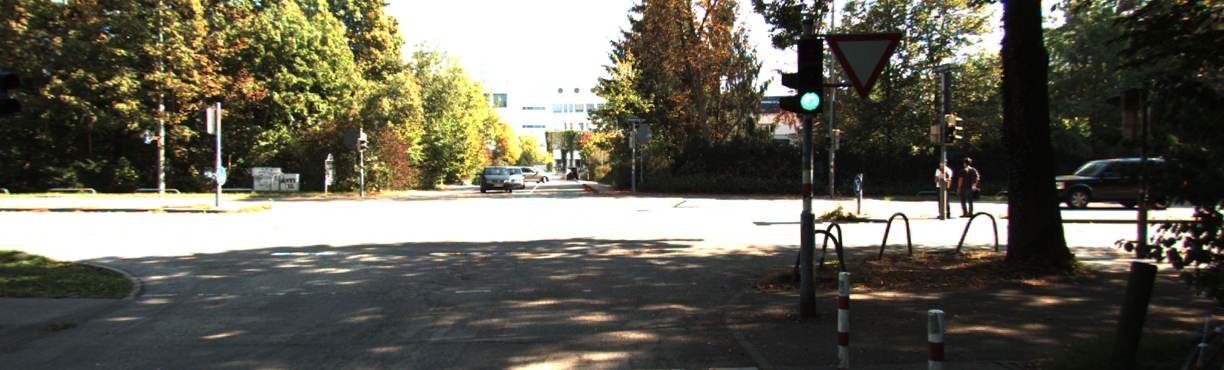
#> input picture Project 2/Q1/adaptive_hist_data/0000000000.png, 1224 x 370 px; its folder holds only this picture in this run
$ python Prob1try.py
#> lines starting #> are read from the running program, lines starting #| are printed output that depends on the picture
#!/usr/bin/env python3
# -*- coding: utf-8 -*-
"""
Created on Thu Mar 10 09:04:03 2022

@author: pulkit
"""


import cv2
import numpy as np
import imutils
import glob
from matplotlib import pyplot as plt
from PIL import Image

images = [cv2.imread(file) for file in glob.glob("adaptive_hist_data/*.png")]
#> images = 1 item

img = images[0]
#> img is the input picture: shape (370, 1224, 3); mean B, G, R 83.7, 96.9, 98.8

IMG_H = img.shape[0]
#> IMG_H = 370
IMG_W = img.shape[1]
#> IMG_W = 1224

# hist = cv2.calcHist([img],[2],None,[256],[0,256])

# color = ('b','g','r')
# # for i,col in enumerate(color):
# #     histr = cv2.calcHist([img],[i],None,[256],[0,256])
# #     plt.plot(histr,color = col)
# #     plt.xlim([0,256])
# # plt.show()

hsv = cv2.cvtColor(img,cv2.COLOR_BGR2HSV)
#> hsv: shape (370, 1224, 3); mean H, S, V 44.8, 71.3, 104.9
v = hsv[:,:,2]
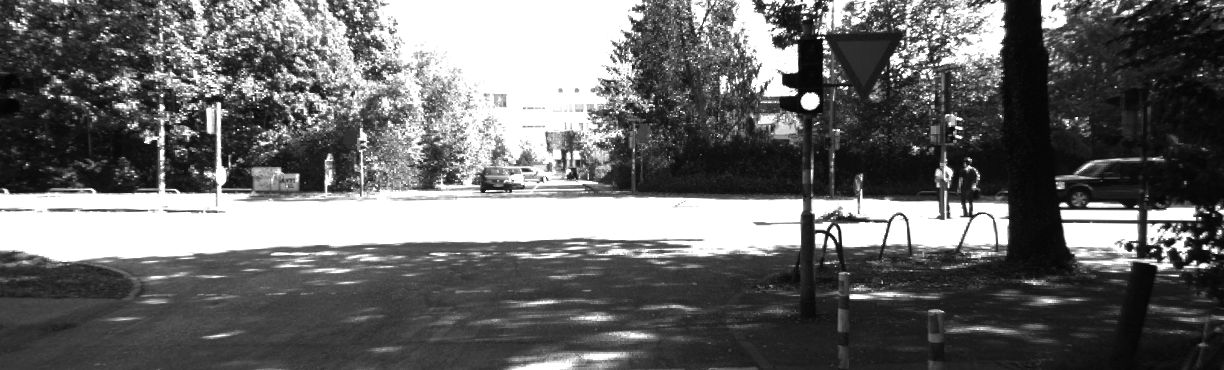
#> v: shape (370, 1224); min 3, max 255, mean 104.9


# # -----------------------------------
# # HISTOGRAM EQUALIZATION

# # SIMPLE
# # v_eq = cv2.equalizeHist(v)

# # ADAPTIVE
clahe = cv2.createCLAHE(clipLimit = 2.0, tileGridSize = (8,8))
v_eq = clahe.apply(v)
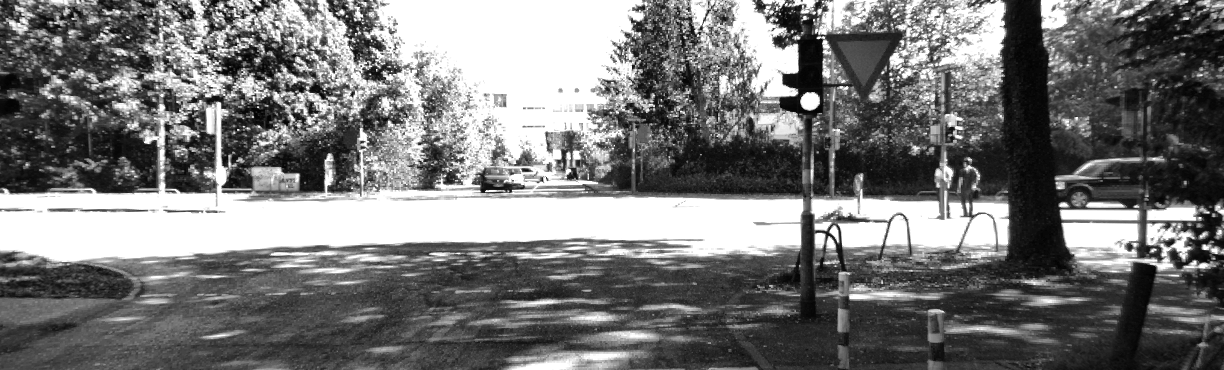
#> v_eq: shape (370, 1224); min 2, max 255, mean 119
# # ------------------------------------

# v_eq = v
# x, y = np.where(v > 230)
# for i in range(len(x)):
#     v_eq[x[i]][y[i]] = 180

# xn, yn = np.where(v < 30)
# for i in range(len(xn)):
#     v_eq[xn[i]][yn[i]] = 100


# # ------------------------------------
# # GETTING BGR FROM HSV
# hsv[:,:,2] = v_eq
# img_back = cv2.cvtColor(hsv, cv2.COLOR_HSV2BGR)
# # ------------------------------------
# # ------------------------------------
# # PLOTTING HISTOGRAM
# # plt.hist(v_eq.ravel(),256,[0,256])
# # plt.figure()
# # plt.hist(v.ravel(),256,[0,256])
# # plt.show()
# # ------------------------------------


conv = cv2.cvtColor(img,cv2.COLOR_BGR2HSV)

def make_histogram(img):
    """ Take an image and create a histogram from it's luma values """
    y_vals = img[:,:,2].flatten()
    histogram = np.zeros(256, dtype=int)
    for y_index in range(y_vals.size):
        histogram[y_vals[y_index]] += 1
    return histogram

def make_cumsum(histogram):
    """ Create an array that represents the cumulative sum of the histogram """
    cumsum = np.zeros(256, dtype=int)
    cumsum[0] = histogram[0]
    for i in range(1, histogram.size):
        cumsum[i] = cumsum[i-1] + histogram[i]
    return cumsum


def make_mapping(histogram, cumsum, h, w):
    """ Create a mapping s.t. each old luma value is mapped to a new
        one between 0 and 255. Mapping is created using:
         - M(i) = max(0, round((levels*cumsum(i))/(h*w))-1)
        where luma_levels is the number of levels in the image """
    mapping = np.zeros(256, dtype=int)
    levels = 256
    for i in range(histogram.size):
        mapping[i] = max(0, round((levels*cumsum[i])/(h*w))-1)
    return mapping


def apply_mapping(img, mapping):
    """ Apply the mapping to our image """
    new_image = img.copy()
    new_image[:,:,2] = list(map(lambda a : mapping[a], img[:,:,2]))
    return new_image

def adjust_gamma(image, gamma=1.0):
	# build a lookup table mapping the pixel values [0, 255] to
	# their adjusted gamma values
	invGamma = 1.0 / gamma
	table = np.array([((i / 255.0) ** invGamma) * 255
		for i in np.arange(0, 256)]).astype("uint8")
	# apply gamma correction using the lookup table
	return cv2.LUT(image, table)


gimg = adjust_gamma(img, gamma=1.4)
#> in adjust_gamma, `return cv2.LUT(image, table)`:
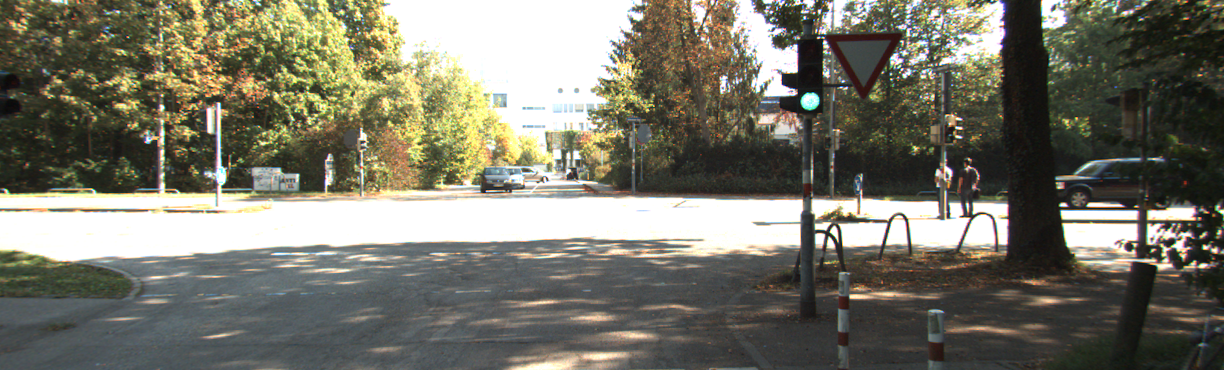
#> returned value: shape (370, 1224, 3); mean of channels 0, 1, 2 104.1, 117.5, 118.8; drawn as B, G, R

hist = make_histogram(conv)
#> after the loop in make_histogram, `for y_index in range(y_vals.size):`: histogram = 256 values, max 84250 at index 255, min 0 at index 0, mean 1769.1
#> hist has the same summary as histogram in make_histogram
cumsum = make_cumsum(hist)
#> after the loop in make_cumsum, `for i in range(1, histogram.size):`: cumsum = 256 values from 0 to 452880
#> cumsum = 256 values from 0 to 452880
mapping = make_mapping(hist, cumsum, IMG_H, IMG_W)
#> after the loop in make_mapping, `for i in range(histogram.size):`: mapping = 256 values from 0 to 255
#> mapping = 256 values from 0 to 255
new_convimage = apply_mapping(conv, mapping)
#> in apply_mapping, `new_image[:,:,2] = list(map(lambda a : mapping[a], img[:,:,2]))`: new_image: shape (370, 1224, 3); mean H, S, V 44.8, 71.3, 132.1
new_image = cv2.cvtColor(new_convimage, cv2.COLOR_HSV2BGR_FULL)
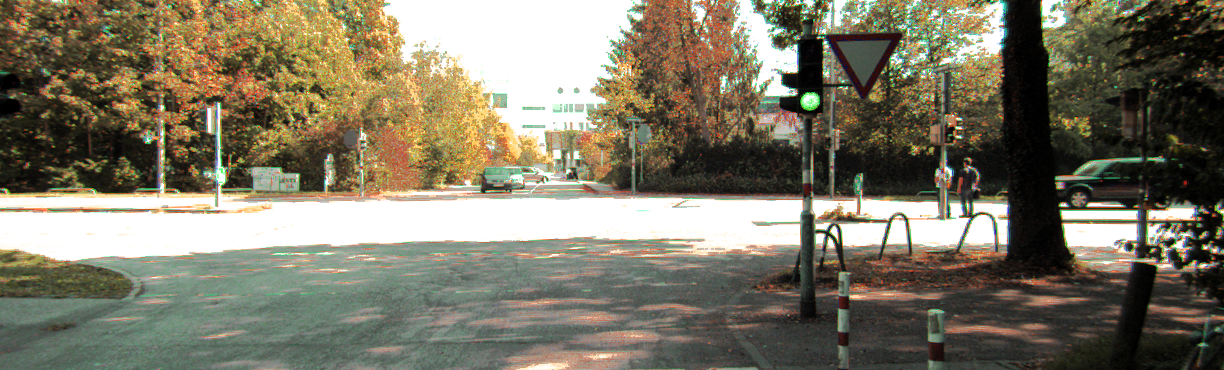
#> new_image: shape (370, 1224, 3); mean B, G, R 101.3, 119.6, 125
# new_gamma = adjust_gamma(new_image, gamma=1.2)


# -------------------------ADAPTIVE----------------------------------
N = 6
w = IMG_W // N
#> w = 204
h = IMG_H // N
#> h = 61
# start = 0
# tile_array = np.empty((h,w,N))
ad_img = conv.copy()
new_ad_image = np.zeros_like(img)

# [10 lines of commented-out code are left out]


for i in range(N):
    for j in range(N):
        a_hist = make_histogram(ad_img[i * h:(i+1) * h, j * w:(j+1) * w,:])
        a_cumsum = make_cumsum(a_hist)
        a_mapping = make_mapping(a_hist, a_cumsum,h ,w)
        new_ad_image[i * h:(i+1) * h, j * w:(j+1) * w,:] = apply_mapping(ad_img[i * h:(i+1) * h, j * w:(j+1) * w,:], a_mapping)
#> this loop made 6 passes
#> pass 1, in apply_mapping (call 4), `new_image = img.copy()`:
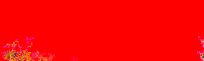
#> new_image: shape (61, 204, 3); mean of channels 0, 1, 2 3.2, 3.2, 254.1; drawn as B, G, R
#> pass 1, in apply_mapping (call 5), `new_image = img.copy()`:
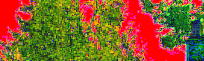
#> new_image: shape (61, 204, 3); mean of channels 0, 1, 2 40.9, 93.2, 138.5; drawn as B, G, R
#> after the loop: new_ad_image: shape (370, 1224, 3); mean H, S, V 44, 70.8, 141.2
        # np.append(tile_array,tile)

res_image = cv2.cvtColor(new_ad_image, cv2.COLOR_HSV2BGR_FULL)
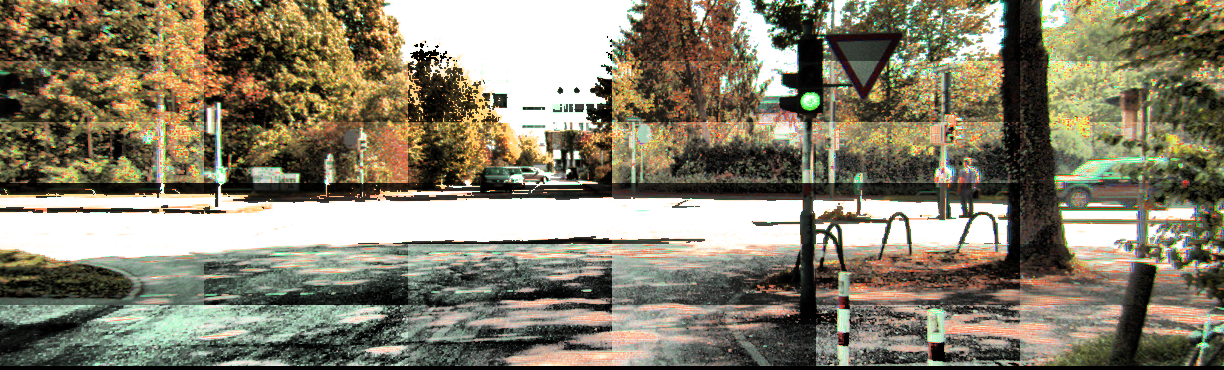
#> res_image: shape (370, 1224, 3); mean B, G, R 107.7, 127.6, 133.6
# res_image = adjust_gamma(res_image, gamma=2)
cv2.imshow('adaptive', res_image)
# ---------------------------------------------------------------------


# cv2.imshow('gamma',gimg)
cv2.imshow('org', img)
cv2.imshow('new',new_image)
# cv2.imshow('newgamma', new_gamma)

cv2.waitKey(0)
cv2.destroyAllWindows()
